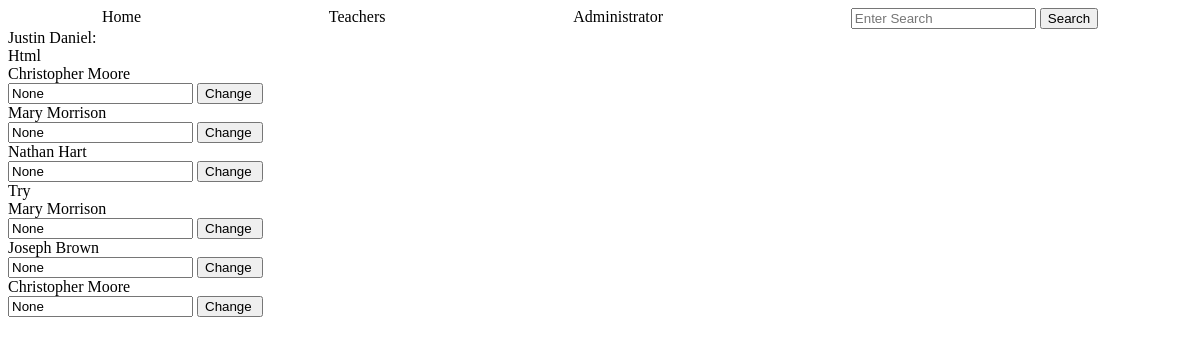
/teacher/1, run on an earlier commit of the app's database.
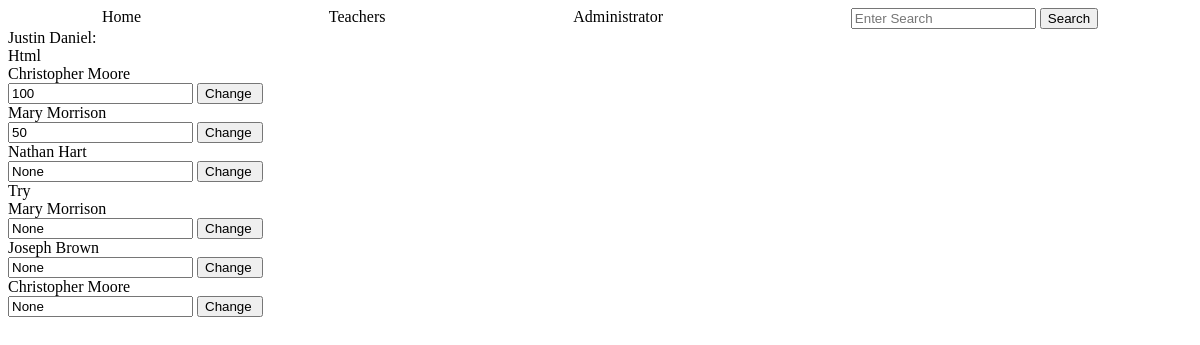
And on a later commit of the database.
### tables this page shows
CREATE TABLE teachers (
        id INTEGER PRIMARY KEY,
        name TEXT NOT NULL,
        email TEXT NOT NULL UNIQUE,
        phone TEXT
        );

CREATE TABLE courses (
        id INTEGER PRIMARY KEY,
        name TEXT NOT NULL,
        description TEXT,
        teacher_id TEXT NOT NULL,
        start TEXT,
        day TEXT,
        time TEXT, 
        FOREIGN KEY (teacher_id) REFERENCES teachers (id)
        );

CREATE TABLE students (
        id INTEGER PRIMARY KEY,
        name TEXT NOT NULL,
        email TEXT NOT NULL UNIQUE,
        phone TEXT
        );

CREATE TABLE students_courses (
        id INTEGER PRIMARY KEY,
        student_id INTEGER,
        course_id INTEGER,
        grade TEXT,
        UNIQUE (student_id, course_id),
        FOREIGN KEY (student_id) REFERENCES students (id),
        FOREIGN KEY (course_id) REFERENCES courses (id)
    );

### app.py (the view)
@app.route('/teacher/<teacher_id>',  methods=['GET', 'POST'])
def teacher_info(teacher_id):
    if request.method=='POST':
        new_grade=request.form['new_grade']
        student_id=request.form['student_id']
        course_id=request.form['course_id']
        crud.change_grade(new_grade, student_id, course_id)
    teacher=crud.read_if('*',"teachers","id", teacher_id)
    teacher_object=create_students_objects(teacher)
    teacher_courses=crud.read_if('*', 'courses', 'teacher_id', teacher_id)
    teacher_course_object=create_courses_objects(teacher_courses)
    students_courses=[]
    for course in teacher_course_object:
        students=[]
        students_info=crud.read_if('student_id, grade', 'students_courses', 'course_id', course.tid )
        students.append(course.name)
        for s in students_info:
             student=namedtuple('C_S', [ 'student_id','student_name','course_id','grade'])
             student.student_id=s[0]
             student.student_name=crud.student_name(s[0])
             student.course_id=course.tid
             student.grade=s[1]
             students.append(student)
        students_courses.append(students)
    return render_template('teachers.html', teacher=teacher_object, teacher_courses=teacher_course_object, students_courses=students_courses) #students_courses=students_courses)

### crud.py (called while the page is built)
def read_if(column, table, value, condition):
    return query(f"SELECT {column} FROM {table} WHERE {value}='{condition}'")

def student_name(student_id):
    name=read_if('name', 'students', 'id', student_id)
    name=name[0][0]
    return name

### functions.py (called while the page is built)
def create_courses_objects(courses: list):
    courses_objects=[classes.Course(course[0], course[1], course[2], course[3], course[4], course[5], course[6] ) for course in courses]
    return courses_objects

def create_students_objects(students: list):
    students_objects=[classes.Student(student[0], student[1], student[2], student[3]) for student in students]
    return students_objects

### setup_db.py (called while the page is built)
def query(sql):
    with sqlite3.connect('students.db') as conn:
        cur=conn.cursor()
        cur.execute(sql)
        return cur.fetchall()

### templates/teachers.html (shortened to what this page needs)
{% extends "base.html" %}
{% block content %}
<div class="update_grage">
    <div>{% for t in teacher %}
        {{t.name}}:
        {% endfor %}
    </div>
    {% for course in students_courses %}
        <div>{{course[0]}}</div>
        {% for student in course[1:] %}
            <div>{{student.student_name}}</div>
            <form action="" method="post">
                <input type="text" name="new_grade" value="{{student.grade}}">
                <input type="submit" value="Change ">
            </form>
        {% endfor %}
    {% endfor %}
</div>
{% endblock %}

### templates/base.html
{% include "header.html" %}
{% block content %}
{% endblock %}

### templates/header.html (shortened to what this page needs)
<!DOCTYPE html>
<html lang="en">
<head>
    <link rel="stylesheet" href="../static/style.css">
</head>
<body>
 <div class="navbar">
    <a href="/home">Home</a>
    <a href="/teachers">Teachers</a>
    <a href="/administrator">Administrator</a>
    <form action="" method="post">
        <input type="text" name="search" placeholder="Enter Search">
        <input type="submit" value="Search">
    </form>
 </div>

### static/style.css (style rules this page uses)
.navbar { width: 100%; text-decoration: none; display: flex; justify-content: space-around; }
.navbar>* { text-decoration: none; color: black; }

What changed in the data, as far as the page shows it:
now on this page (row edited): students_courses: new_grade "100"
now on this page (row edited): students_courses: new_grade "50"
Also different on the page:
list line gone: "None"
